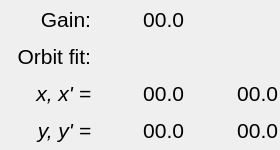
    <widget class="QWidget" name="widget_16" native="true">
     <property name="geometry">
      <rect>
       <x>15</x>
       <y>800</y>
       <width>280</width>
       <height>150</height>
      </rect>
     </property>
     <layout class="QGridLayout" name="gridLayout_17">
      <property name="leftMargin">
       <number>2</number>
      </property>
      <property name="topMargin">
       <number>2</number>
      </property>
      <property name="rightMargin">
       <number>2</number>
      </property>
      <property name="bottomMargin">
       <number>2</number>
      </property>
      <property name="horizontalSpacing">
       <number>5</number>
      </property>
      <property name="verticalSpacing">
       <number>2</number>
      </property>
      <item row="4" column="1">
       <widget class="PyDMLabel" name="phi_gun_35">
        <property name="minimumSize">
         <size>
          <width>85</width>
          <height>0</height>
         </size>
        </property>
        <property name="font">
         <font>
          <pointsize>16</pointsize>
         </font>
        </property>
        <property name="toolTip">
         <string/>
        </property>
        <property name="styleSheet">
         <string notr="true">PyDMLabel {
  border-radius: 2px;
}
PyDMLabel[alarmSensitiveBorder=&quot;true&quot;][alarmSeverity=&quot;0&quot;] {
  background-color: rgb(0,0,10);
  color: rgb(144,194,255);
}
PyDMLabel[alarmSensitiveBorder=&quot;true&quot;][alarmSeverity=&quot;1&quot;] {
  background-color: rgb(0,0,10);
  color: rgb(255,255,0);
}

PyDMLabel[alarmSensitiveBorder=&quot;true&quot;][alarmSeverity=&quot;2&quot;] {
  background-color: rgb(255,0,0);
  color: rgb(255,255,255);
}

PyDMLabel[alarmSensitiveBorder=&quot;true&quot;][alarmSeverity=&quot;3&quot;] {
  background-color: rgb(192,0,255);
  color: rgb(255,255,0);
}

PyDMLabel[alarmSensitiveBorder=&quot;true&quot;][alarmSeverity=&quot;4&quot;] {
  color: rgb(218,218,218);
  background-color: rgb(25,25,25);
}</string>
        </property>
        <property name="text">
         <string>00.0</string>
        </property>
        <property name="alignment">
         <set>Qt::AlignRight|Qt::AlignTrailing|Qt::AlignVCenter</set>
        </property>
        <property name="margin">
         <number>3</number>
        </property>
        <property name="precision" stdset="0">
         <number>3</number>
        </property>
        <property name="showUnits" stdset="0">
         <bool>false</bool>
        </property>
        <property name="precisionFromPV" stdset="0">
         <bool>false</bool>
        </property>
        <property name="alarmSensitiveContent" stdset="0">
         <bool>true</bool>
        </property>
        <property name="alarmSensitiveBorder" stdset="0">
         <bool>true</bool>
        </property>
        <property name="PyDMToolTip" stdset="0">
         <string/>
        </property>
        <property name="channel" stdset="0">
         <string>SIOC:SYS1:ML01:AO622</string>
        </property>
        <property name="enableRichText" stdset="0">
         <bool>false</bool>
        </property>
       </widget>
      </item>
      <item row="2" column="1">
       <widget class="PyDMByteIndicator" name="PyDMByteIndicator_4">
        <property name="font">
         <font>
          <pointsize>16</pointsize>
         </font>
        </property>
        <property name="toolTip">
         <string/>
        </property>
        <property name="alarmSensitiveContent" stdset="0">
         <bool>false</bool>
        </property>
        <property name="alarmSensitiveBorder" stdset="0">
         <bool>true</bool>
        </property>
        <property name="PyDMToolTip" stdset="0">
         <string/>
        </property>
        <property name="channel" stdset="0">
         <string>SIOC:SYS1:ML01:AO267</string>
        </property>
        <property name="showLabels" stdset="0">
         <bool>false</bool>
        </property>
        <property name="bigEndian" stdset="0">
         <bool>false</bool>
        </property>
        <property name="circles" stdset="0">
         <bool>true</bool>
        </property>
        <property name="labelPosition" stdset="0">
         <enum>QTabWidget::West</enum>
        </property>
        <property name="numBits" stdset="0">
         <number>1</number>
        </property>
        <property name="shift" stdset="0">
         <number>1</number>
        </property>
        <property name="labels" stdset="0">
         <stringlist>
          <string>Orbit fit:</string>
         </stringlist>
        </property>
       </widget>
      </item>
      <item row="4" column="2">
       <widget class="PyDMLabel" name="phi_gun_39">
        <property name="minimumSize">
         <size>
          <width>85</width>
          <height>0</height>
         </size>
        </property>
        <property name="font">
         <font>
          <pointsize>16</pointsize>
         </font>
        </property>
        <property name="toolTip">
         <string/>
        </property>
        <property name="styleSheet">
         <string notr="true">PyDMLabel {
  border-radius: 2px;
}
PyDMLabel[alarmSensitiveBorder=&quot;true&quot;][alarmSeverity=&quot;0&quot;] {
  background-color: rgb(0,0,10);
  color: rgb(144,194,255);
}
PyDMLabel[alarmSensitiveBorder=&quot;true&quot;][alarmSeverity=&quot;1&quot;] {
  background-color: rgb(0,0,10);
  color: rgb(255,255,0);
}

PyDMLabel[alarmSensitiveBorder=&quot;true&quot;][alarmSeverity=&quot;2&quot;] {
  background-color: rgb(255,0,0);
  color: rgb(255,255,255);
}

PyDMLabel[alarmSensitiveBorder=&quot;true&quot;][alarmSeverity=&quot;3&quot;] {
  background-color: rgb(192,0,255);
  color: rgb(255,255,0);
}

PyDMLabel[alarmSensitiveBorder=&quot;true&quot;][alarmSeverity=&quot;4&quot;] {
  color: rgb(218,218,218);
  background-color: rgb(25,25,25);
}</string>
        </property>
        <property name="text">
         <string>00.0</string>
        </property>
        <property name="alignment">
         <set>Qt::AlignRight|Qt::AlignTrailing|Qt::AlignVCenter</set>
        </property>
        <property name="margin">
         <number>3</number>
        </property>
        <property name="precision" stdset="0">
         <number>3</number>
        </property>
        <property name="showUnits" stdset="0">
         <bool>false</bool>
        </property>
        <property name="precisionFromPV" stdset="0">
         <bool>false</bool>
        </property>
        <property name="alarmSensitiveContent" stdset="0">
         <bool>true</bool>
        </property>
        <property name="alarmSensitiveBorder" stdset="0">
         <bool>true</bool>
        </property>
        <property name="PyDMToolTip" stdset="0">
         <string/>
        </property>
        <property name="channel" stdset="0">
         <string>SIOC:SYS1:ML01:AO623</string>
        </property>
        <property name="enableRichText" stdset="0">
         <bool>false</bool>
        </property>
       </widget>
      </item>
      <item row="3" column="2">
       <widget class="PyDMLabel" name="phi_gun_38">
        <property name="minimumSize">
         <size>
          <width>85</width>
          <height>0</height>
         </size>
        </property>
        <property name="font">
         <font>
          <pointsize>16</pointsize>
         </font>
        </property>
        <property name="toolTip">
         <string/>
        </property>
        <property name="styleSheet">
         <string notr="true">PyDMLabel {
  border-radius: 2px;
}
PyDMLabel[alarmSensitiveBorder=&quot;true&quot;][alarmSeverity=&quot;0&quot;] {
  background-color: rgb(0,0,10);
  color: rgb(144,194,255);
}
PyDMLabel[alarmSensitiveBorder=&quot;true&quot;][alarmSeverity=&quot;1&quot;] {
  background-color: rgb(0,0,10);
  color: rgb(255,255,0);
}

PyDMLabel[alarmSensitiveBorder=&quot;true&quot;][alarmSeverity=&quot;2&quot;] {
  background-color: rgb(255,0,0);
  color: rgb(255,255,255);
}

PyDMLabel[alarmSensitiveBorder=&quot;true&quot;][alarmSeverity=&quot;3&quot;] {
  background-color: rgb(192,0,255);
  color: rgb(255,255,0);
}

PyDMLabel[alarmSensitiveBorder=&quot;true&quot;][alarmSeverity=&quot;4&quot;] {
  color: rgb(218,218,218);
  background-color: rgb(25,25,25);
}</string>
        </property>
        <property name="text">
         <string>00.0</string>
        </property>
        <property name="alignment">
         <set>Qt::AlignRight|Qt::AlignTrailing|Qt::AlignVCenter</set>
        </property>
        <property name="margin">
         <number>3</number>
        </property>
        <property name="precision" stdset="0">
         <number>3</number>
        </property>
        <property name="showUnits" stdset="0">
         <bool>false</bool>
        </property>
        <property name="precisionFromPV" stdset="0">
         <bool>false</bool>
        </property>
        <property name="alarmSensitiveContent" stdset="0">
         <bool>true</bool>
        </property>
        <property name="alarmSensitiveBorder" stdset="0">
         <bool>true</bool>
        </property>
        <property name="PyDMToolTip" stdset="0">
         <string/>
        </property>
        <property name="channel" stdset="0">
         <string>SIOC:SYS1:ML01:AO621</string>
        </property>
        <property name="enableRichText" stdset="0">
         <bool>false</bool>
        </property>
       </widget>
      </item>
      <item row="1" column="0">
       <widget class="QLabel" name="label_50">
        <property name="font">
         <font>
          <pointsize>16</pointsize>
          <italic>false</italic>
         </font>
        </property>
        <property name="text">
         <string>Gain:</string>
        </property>
        <property name="alignment">
         <set>Qt::AlignRight|Qt::AlignTrailing|Qt::AlignVCenter</set>
        </property>
       </widget>
      </item>
      <item row="4" column="0">
       <widget class="QLabel" name="label_51">
        <property name="font">
         <font>
          <pointsize>16</pointsize>
          <italic>true</italic>
         </font>
        </property>
        <property name="text">
         <string>y, y' =</string>
        </property>
        <property name="alignment">
         <set>Qt::AlignRight|Qt::AlignTrailing|Qt::AlignVCenter</set>
        </property>
       </widget>
      </item>
      <item row="3" column="0">
       <widget class="QLabel" name="label_52">
        <property name="font">
         <font>
          <pointsize>16</pointsize>
          <italic>true</italic>
         </font>
        </property>
        <property name="text">
         <string>x, x' =</string>
        </property>
        <property name="alignment">
         <set>Qt::AlignRight|Qt::AlignTrailing|Qt::AlignVCenter</set>
        </property>
       </widget>
      </item>
      <item row="1" column="1" colspan="2">
       <widget class="PyDMLabel" name="phi_gun_37">
        <property name="minimumSize">
         <size>
          <width>88</width>
          <height>0</height>
         </size>
        </property>
        <property name="maximumSize">
         <size>
          <width>88</width>
          <height>16777215</height>
         </size>
        </property>
        <property name="font">
         <font>
          <pointsize>16</pointsize>
         </font>
        </property>
        <property name="toolTip">
         <string/>
        </property>
        <property name="styleSheet">
         <string notr="true">PyDMLabel {
  border-radius: 2px;
}
PyDMLabel[alarmSensitiveBorder=&quot;true&quot;][alarmSeverity=&quot;0&quot;] {
  background-color: rgb(0,0,10);
  color: rgb(144,194,255);
}
PyDMLabel[alarmSensitiveBorder=&quot;true&quot;][alarmSeverity=&quot;1&quot;] {
  background-color: rgb(0,0,10);
  color: rgb(255,255,0);
}

PyDMLabel[alarmSensitiveBorder=&quot;true&quot;][alarmSeverity=&quot;2&quot;] {
  background-color: rgb(255,0,0);
  color: rgb(255,255,255);
}

PyDMLabel[alarmSensitiveBorder=&quot;true&quot;][alarmSeverity=&quot;3&quot;] {
  background-color: rgb(192,0,255);
  color: rgb(255,255,0);
}

PyDMLabel[alarmSensitiveBorder=&quot;true&quot;][alarmSeverity=&quot;4&quot;] {
  color: rgb(218,218,218);
  background-color: rgb(25,25,25);
}</string>
        </property>
        <property name="text">
         <string>00.0</string>
        </property>
        <property name="alignment">
         <set>Qt::AlignRight|Qt::AlignTrailing|Qt::AlignVCenter</set>
        </property>
        <property name="margin">
         <number>3</number>
        </property>
        <property name="precision" stdset="0">
         <number>1</number>
        </property>
        <property name="showUnits" stdset="0">
         <bool>false</bool>
        </property>
        <property name="precisionFromPV" stdset="0">
         <bool>false</bool>
        </property>
        <property name="alarmSensitiveContent" stdset="0">
         <bool>true</bool>
        </property>
        <property name="alarmSensitiveBorder" stdset="0">
         <bool>true</bool>
        </property>
        <property name="PyDMToolTip" stdset="0">
         <string/>
        </property>
        <property name="channel" stdset="0">
         <string>SIOC:SYS1:ML01:AO235</string>
        </property>
        <property name="enableRichText" stdset="0">
         <bool>false</bool>
        </property>
        <property name="displayFormat" stdset="0">
         <enum>PyDMLabel::Exponential</enum>
        </property>
       </widget>
      </item>
      <item row="3" column="1">
       <widget class="PyDMLabel" name="phi_gun_36">
        <property name="minimumSize">
         <size>
          <width>85</width>
          <height>0</height>
         </size>
        </property>
        <property name="font">
         <font>
          <pointsize>16</pointsize>
         </font>
        </property>
        <property name="toolTip">
         <string/>
        </property>
        <property name="styleSheet">
         <string notr="true">PyDMLabel {
  border-radius: 2px;
}
PyDMLabel[alarmSensitiveBorder=&quot;true&quot;][alarmSeverity=&quot;0&quot;] {
  background-color: rgb(0,0,10);
  color: rgb(144,194,255);
}
PyDMLabel[alarmSensitiveBorder=&quot;true&quot;][alarmSeverity=&quot;1&quot;] {
  background-color: rgb(0,0,10);
  color: rgb(255,255,0);
}

PyDMLabel[alarmSensitiveBorder=&quot;true&quot;][alarmSeverity=&quot;2&quot;] {
  background-color: rgb(255,0,0);
  color: rgb(255,255,255);
}

PyDMLabel[alarmSensitiveBorder=&quot;true&quot;][alarmSeverity=&quot;3&quot;] {
  background-color: rgb(192,0,255);
  color: rgb(255,255,0);
}

PyDMLabel[alarmSensitiveBorder=&quot;true&quot;][alarmSeverity=&quot;4&quot;] {
  color: rgb(218,218,218);
  background-color: rgb(25,25,25);
}</string>
        </property>
        <property name="text">
         <string>00.0</string>
        </property>
        <property name="alignment">
         <set>Qt::AlignRight|Qt::AlignTrailing|Qt::AlignVCenter</set>
        </property>
        <property name="margin">
         <number>3</number>
        </property>
        <property name="precision" stdset="0">
         <number>3</number>
        </property>
        <property name="showUnits" stdset="0">
         <bool>false</bool>
        </property>
        <property name="precisionFromPV" stdset="0">
         <bool>false</bool>
        </property>
        <property name="alarmSensitiveContent" stdset="0">
         <bool>true</bool>
        </property>
        <property name="alarmSensitiveBorder" stdset="0">
         <bool>true</bool>
        </property>
        <property name="PyDMToolTip" stdset="0">
         <string/>
        </property>
        <property name="channel" stdset="0">
         <string>SIOC:SYS1:ML01:AO620</string>
        </property>
        <property name="enableRichText" stdset="0">
         <bool>false</bool>
        </property>
       </widget>
      </item>
      <item row="2" column="0">
       <widget class="QLabel" name="label_53">
        <property name="font">
         <font>
          <pointsize>16</pointsize>
          <italic>false</italic>
         </font>
        </property>
        <property name="text">
         <string>Orbit fit:</string>
        </property>
        <property name="alignment">
         <set>Qt::AlignRight|Qt::AlignTrailing|Qt::AlignVCenter</set>
        </property>
       </widget>
      </item>
     </layout>
    </widget>
